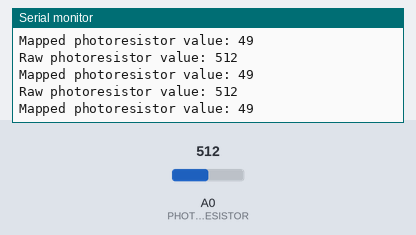
Bench run of a sketch on a simulated Arduino Uno, built with avr-gcc and run on an emulated ATmega328P. Parts: the last lines printed to the serial monitor. Inputs (shaded band) come from the test bench; at power-on: A0 (PHOTORESISTOR) = 512.

Above: at 1.2 s.
1.3 s: A0 (PHOTORESISTOR) set to 111
At 1.7 s:
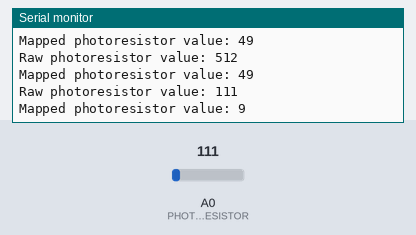
4.3 s: A0 (PHOTORESISTOR) set to 88
At 4.46 s:
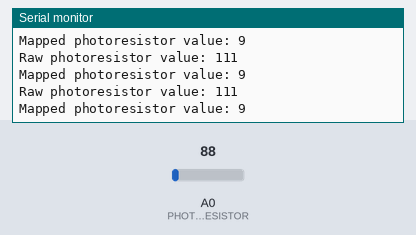
Timing chart, 0 to 7.3 s (numbered marks = the images above; inputs shaded):
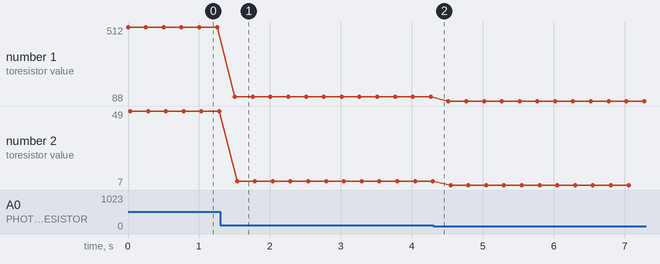

The sketch:

working_with_a_photoresistor.ino
```cpp
// https://create.arduino.cc/projecthub/MisterBotBreak/how-to-use-a-photoresistor-46c5eb

#define PHOTORESISTOR                      A0
#define BAUD_RATE                          9600
#define ONE_SECOND                         1000
#define PHOTORESISTOR_LOWEST_VALUE         14
#define PHOTORESISTOR_HIGHEST_VALUE        1012
#define PHOTORESISTOR_MAPPED_LOWEST_VALUE  0
#define PHOTORESISTOR_MAPPED_HIGHEST_VALUE 100

void setup() {
	Serial.begin(BAUD_RATE);
}

void loop() {
	static int photoresistorValue;
	static int mappedPhotoresistorValue;

	photoresistorValue = analogRead(PHOTORESISTOR);
	mappedPhotoresistorValue = map(
		photoresistorValue,
		PHOTORESISTOR_LOWEST_VALUE,
		PHOTORESISTOR_HIGHEST_VALUE,
		PHOTORESISTOR_MAPPED_LOWEST_VALUE,
		PHOTORESISTOR_MAPPED_HIGHEST_VALUE
	);

	Serial.print("Raw photoresistor value: ");
	Serial.println(photoresistorValue);

	Serial.print("Mapped photoresistor value: ");
	Serial.println(mappedPhotoresistorValue);

	delay(ONE_SECOND / 4);
}
```

Measured:
- after the input at 1.3 s, the serial monitor: prints a new line after 0.21 s (image 1)
- plotted number 1: 512 → 111 after the input at 1.3 s, 111 → 88 after the input at 4.3 s
- plotted number 2: 49 → 9 after the input at 1.3 s, 9 → 7 after the input at 4.3 s
